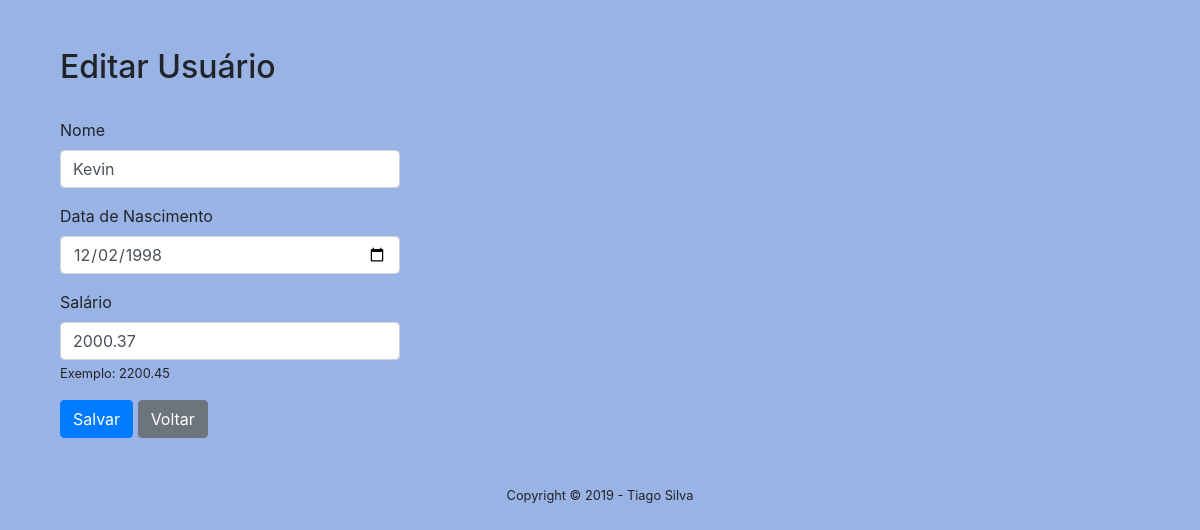
Page /editar.php?id=10 on the committed database.
### tables this page shows
CREATE TABLE `tecweb` (
  `id` int(11) NOT NULL,
  `nome` text NOT NULL,
  `dataNascimento` date NOT NULL,
  `salario` float NOT NULL
);

### editar.php (the view, shortened to what this page needs)
<!DOCTYPE html>
<html>
    <head>
        <link rel="stylesheet" href="https://stackpath.bootstrapcdn.com/bootstrap/4.3.1/css/bootstrap.min.css">
    </head>
    <body style="background-color:#9ab3e5;">
        <div class="container">
        <?php
        $id=$_GET['id'];
        $dsn = 'mysql:dbname=aulaphp;host=127.0.0.1';
        $user = 'root';
        $password = '';
        try {
        $dbh = new PDO($dsn, $user, $password);
        } catch (PDOException $e) {
        echo 'Connection failed: ' . $e->getMessage();
        }
        $sql = "SELECT * FROM tecweb where id=$id";
        foreach ($dbh->query($sql) as $row) {
        echo "<br><br>";
        echo "<h2 class='col-md-4'>Editar Usuário</h2><br>";
        echo "<form action=salvar_editar.php class='col-md-4'>";
        echo "<div class='form-group'>";
        echo "<label for='exampleInputEmail1'>Nome</label>";
        echo "<input type='text' name='nome' class='form-control' id='exampleInputEmail1' placeholder='Nome' value='".
                $row['nome'] . "'>";
        echo "</div>";
        echo "<div class='form-group'>";
        echo "<label for='exampleInputPassword1'>Data de Nascimento</label>";
        echo "<input type='date' name='data' class='form-control' id='exampleInputPassword1' value='".
                $row['dataNascimento'] . "'>";
        echo "</div>";
        echo "<div class='form-group'>";
        echo "<label for='exampleInputPassword1'>Salário</label>";
        echo "<input type='text' name='salario' class='form-control' id='exampleInputPassword1' placeholder='Salario' value='".
                $row['salario'] . "'>";
        echo "<small class='form-text'>Exemplo:  2200.45</small>";
        echo "</div>";
        echo "<button type='submit' class='btn btn-primary' value='salvar'>Salvar</button>";
        echo " <a href='index.php' class='btn btn-secondary' role='button' aria-pressed='true'>Voltar</a>";
        echo "</form>";
        }
        ?>
        </div>
        <footer class="py-5">
            <div class="container">
                <div class="small text-center">Copyright &copy; 2019 - Tiago Silva</div>
            </div>
        </footer>
    </body>
</html>

### rows in the picture
tecweb: nome "Kevin", data "12/02/1998", salario "2000.37"
